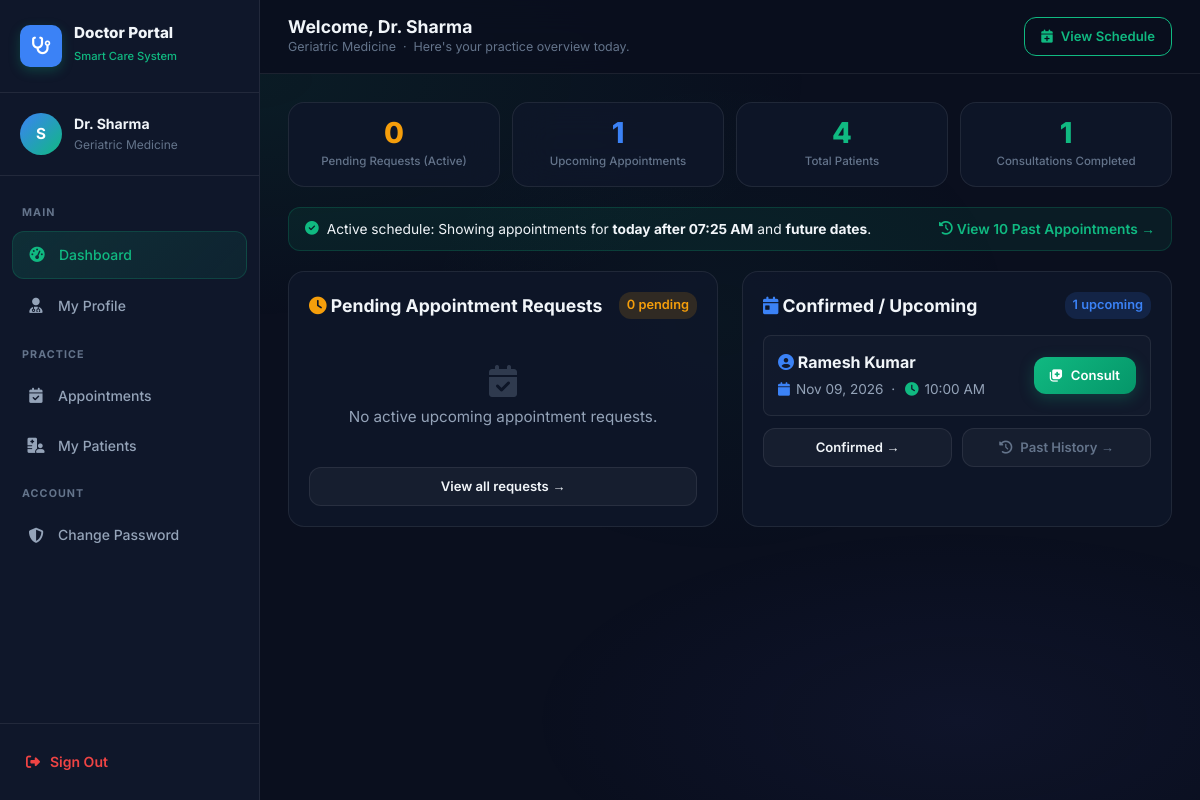
The app's page /doctor/dashboard/ (signed in) with its own data.
### users/models.py (models this page shows, shortened)
class DoctorProfile(models.Model):
    user = models.OneToOneField(User, on_delete=models.CASCADE, related_name='doctor_profile')
    specialization = models.CharField(max_length=120)
    qualification = models.CharField(max_length=150, blank=True)
    experience_years = models.PositiveIntegerField(default=0)
    contact_phone = models.CharField(max_length=20, blank=True)
    clinic_address = models.TextField(blank=True)
    consultation_fee = models.DecimalField(max_digits=8, decimal_places=2, default=0.00)
    bio = models.TextField(blank=True)
    is_approved = models.BooleanField(default=False)
    created_at = models.DateTimeField(auto_now_add=True)

class Appointment(models.Model):
    STATUS_CHOICES = [
        ('pending', 'Pending'),
        ('accepted', 'Accepted'),
        ('rejected', 'Rejected'),
        ('completed', 'Completed'),
        ('cancelled', 'Cancelled'),
    ]
    elderly = models.ForeignKey(User, on_delete=models.CASCADE, related_name='elderly_appointments')
    doctor = models.ForeignKey(User, on_delete=models.CASCADE, related_name='doctor_appointments')
    appointment_date = models.DateField()
    appointment_time = models.TimeField()
    reason = models.TextField(blank=True)
    status = models.CharField(max_length=20, choices=STATUS_CHOICES, default='pending')
    notes = models.TextField(blank=True)
    created_at = models.DateTimeField(auto_now_add=True)
    updated_at = models.DateTimeField(auto_now=True)
    class Meta:
        ordering = ['-appointment_date', '-appointment_time']

### users/views.py (the view)
    @login_required
    def wrapper(request, *args, **kwargs):
        if not hasattr(request.user, 'doctor_profile') and not (request.user.is_staff or request.user.is_superuser):
            messages.error(request, "Access restricted to doctor accounts.")
            return redirect('login_redirect')
        if hasattr(request.user, 'doctor_profile') and not request.user.doctor_profile.is_approved:
            request.user.doctor_profile.is_approved = True
            request.user.doctor_profile.save()
        return view_func(request, *args, **kwargs)

### users/templates/user/doctor-dashboard.html (shortened to what this page needs)
{% load static %}
<!DOCTYPE html>
<html lang="en">
<head>
  <link rel="stylesheet" href="{% static 'css/main.css' %}?v=2.1" />
  <link rel="stylesheet" href="{% static 'css/dashboard.css' %}?v=2.1" />
  <link rel="stylesheet" href="{% static 'css/modules.css' %}?v=2.1" />
  <link rel="stylesheet" href="https://cdnjs.cloudflare.com/ajax/libs/font-awesome/6.5.1/css/all.min.css" />
</head>
<body>
  <div class="bg-gradient-mesh"></div>
  <div class="app-layout">
    <aside class="sidebar" id="sidebar">
      <div class="sidebar-header">
        <div class="sidebar-brand">
          <div class="sidebar-logo" style="background:var(--info); color:white;"><i class="fas fa-stethoscope"></i></div>
          <div class="sidebar-brand-text"><h3>Doctor Portal</h3><span>Smart Care System</span></div>
        </div>
      </div>
      <div class="sidebar-user">
        <div class="avatar" id="sidebar_avatar" style="width:42px;height:42px;font-size:0.95rem;background:linear-gradient(135deg,var(--info),var(--primary));color:white;display:flex;align-items:center;justify-content:center;border-radius:50%;font-weight:700;">
          {{ request.user.first_name|first|default:request.user.username|first|upper }}
        </div>
        <div class="sidebar-user-info">
          <div class="user-name" id="sidebar_user_name">Dr. {{ request.user.get_full_name|default:request.user.username }}</div>
          <div class="user-email" id="sidebar_user_email" style="font-size:0.75rem;color:var(--text-muted);">{{ profile.specialization|default:request.user.email }}</div>
        </div>
      </div>
      <nav class="sidebar-nav">
        <span class="nav-section-label">Main</span>
        <a href="{% url 'doctor_dashboard' %}" class="nav-link active"><span class="nav-icon"><i class="fas fa-gauge-high"></i></span>Dashboard</a>
        <a href="{% url 'doctor_profile' %}" class="nav-link"><span class="nav-icon"><i class="fas fa-user-doctor"></i></span>My Profile</a>
        <span class="nav-section-label">Practice</span>
        <a href="{% url 'doctor_appointments' %}" class="nav-link"><span class="nav-icon"><i class="fas fa-calendar-check"></i></span>Appointments</a>
        <a href="{% url 'doctor_patients' %}" class="nav-link"><span class="nav-icon"><i class="fas fa-hospital-user"></i></span>My Patients</a>
        <span class="nav-section-label">Account</span>
        <a href="{% url 'change_password' %}" class="nav-link"><span class="nav-icon"><i class="fas fa-shield-alt"></i></span>Change Password</a>
      </nav>
      <div class="sidebar-footer">
        <a href="{% url 'logout' %}" class="sidebar-logout" style="display:flex;align-items:center;gap:10px;text-decoration:none;color:var(--danger);font-weight:600;"><span class="nav-icon"><i class="fas fa-right-from-bracket"></i></span>Sign Out</a>
      </div>
    </aside>
    <main class="main-content">
      <header class="topbar">
        <div class="topbar-left">
          <div class="topbar-title">
            <h2 id="welcome_msg">Welcome, Dr. {{ request.user.get_full_name|default:request.user.username }}</h2>
            <p>{{ profile.specialization }} &nbsp;·&nbsp; Here's your practice overview today.</p>
          </div>
        </div>
        <div class="topbar-right">
          <a href="{% url 'doctor_appointments' %}" class="btn btn-outline btn-sm"><i class="fas fa-calendar-plus"></i> View Schedule</a>
        </div>
      </header>
      <div class="page-content">
        <div class="module-stats">
          <div class="module-stat delay-1">
            <div class="ms-value" id="stat_requests" style="color:var(--warning)">{{ pending_count }}</div>
            <div class="ms-label">Pending Requests (Active)</div>
          </div>
          <div class="module-stat delay-2">
            <div class="ms-value" id="stat_upcoming" style="color:var(--info)">{{ upcoming_count }}</div>
            <div class="ms-label">Upcoming Appointments</div>
          </div>
          <div class="module-stat delay-3">
            <div class="ms-value" id="stat_patients" style="color:var(--primary)">{{ total_patients }}</div>
            <div class="ms-label">Total Patients</div>
          </div>
          <div class="module-stat delay-4">
            <div class="ms-value" id="stat_completed" style="color:var(--success)">{{ total_consultations }}</div>
            <div class="ms-label">Consultations Completed</div>
          </div>
        </div>
        <div style="margin-top:20px; padding:10px 16px; background:rgba(16,185,129,0.08); border:1px solid rgba(16,185,129,0.2); border-radius:var(--radius-md); display:flex; justify-content:space-between; align-items:center; flex-wrap:wrap; gap:10px; font-size:0.86rem;">
          <div style="display:flex; align-items:center; gap:8px; color:var(--text-primary);">
            <i class="fas fa-circle-check" style="color:var(--primary);"></i>
            <span>Active schedule: Showing appointments for <strong>today after {{ current_time_str }}</strong> and <strong>future dates</strong>.</span>
          </div>
          {% if past_count > 0 %}
            <a href="{% url 'doctor_appointments' %}?status=past" style="color:var(--primary); font-weight:600; text-decoration:none; display:flex; align-items:center; gap:4px;">
              <i class="fas fa-history"></i> View {{ past_count }} Past Appointment{{ past_count|pluralize }} &rarr;
            </a>
          {% endif %}
        </div>
        <div style="display:flex; gap:24px; margin-top:20px; flex-wrap:wrap;">
          <div style="flex:1; min-width:320px; background:var(--bg-card); border:1px solid var(--bg-glass-border); border-radius:var(--radius-lg); padding:20px;">
            <div style="display:flex; justify-content:space-between; align-items:center; margin-bottom:16px;">
              <h3 style="font-size:1.1rem; margin:0;"><i class="fas fa-clock" style="color:var(--warning)"></i> Pending Appointment Requests</h3>
              <span class="badge badge-warning" style="padding:3px 8px; border-radius:12px; font-size:0.8rem;">{{ pending_count }} pending</span>
            </div>
            <div id="pending_requests_list">
              {% if recent_requests %}
                {% for appt in recent_requests %}
                  <div style="padding:14px; border:1px solid var(--bg-glass-border); border-radius:8px; margin-bottom:12px; background:rgba(255,255,255,0.02); display:flex; align-items:center; justify-content:space-between; flex-wrap:wrap; gap:10px;">
                    <div>
                      <div style="font-weight:700; font-size:1rem; color:var(--text-main);">
                        <i class="fas fa-user-circle" style="color:var(--primary);"></i>
                        {{ appt.elderly.get_full_name|default:appt.elderly.username }}
                        {% if appt.elderly.elderly_profile.age %}
                          <span style="font-size:0.8rem; font-weight:normal; color:var(--text-muted);">({{ appt.elderly.elderly_profile.age }} yrs, {{ appt.elderly.elderly_profile.gender }})</span>
                        {% endif %}
                      </div>
                      <div style="font-size:0.85rem; color:var(--text-secondary); margin-top:4px; display:flex; align-items:center; gap:6px;">
                        <i class="fas fa-calendar" style="color:var(--primary);"></i> {{ appt.appointment_date|date:"M d, Y" }}
                        {% if appt.appointment_date == today %}
                          <span class="badge badge-success" style="font-size:0.7rem; padding:1px 6px; font-weight:700;">
                            <i class="fas fa-bolt"></i> Today
                          </span>
                        {% endif %}
                        &nbsp;·&nbsp; <i class="fas fa-clock" style="color:var(--info);"></i> {{ appt.appointment_time|time:"h:i A" }}
                      </div>
                      {% if appt.reason %}
                        <div style="font-size:0.8rem; color:var(--text-muted); margin-top:4px;">
                          <strong>Reason:</strong> {{ appt.reason|truncatewords:8 }}
                        </div>
                      {% endif %}
                    </div>
                    <div style="display:flex; gap:8px;">
                      <form method="POST" action="{% url 'doctor_appointment_action' appt.id 'accept' %}" style="display:inline;">
                        {% csrf_token %}
                        <button type="submit" class="btn btn-primary btn-sm" title="Accept Appointment"><i class="fas fa-check"></i> Accept</button>
                      </form>
                      <form method="POST" action="{% url 'doctor_appointment_action' appt.id 'reject' %}" style="display:inline;">
                        {% csrf_token %}
                        <button type="submit" class="btn btn-outline btn-sm" style="color:var(--danger); border-color:var(--danger);" title="Decline Appointment"><i class="fas fa-times"></i></button>
                      </form>
                    </div>
                  </div>
                {% endfor %}
              {% else %}
                <div style="text-align:center; padding:30px 10px; color:var(--text-muted);">
                  <i class="fas fa-calendar-check" style="font-size:2rem; opacity:0.4; margin-bottom:8px; display:block;"></i>
                  <p style="margin:0; font-size:0.95rem;">No active upcoming appointment requests.</p>
                </div>
              {% endif %}
            </div>
            <a href="{% url 'doctor_appointments' %}?status=pending" class="btn btn-ghost btn-sm mt-2" style="width:100%; justify-content:center;">View all requests &rarr;</a>
          </div>
          <div style="flex:1; min-width:320px; background:var(--bg-card); border:1px solid var(--bg-glass-border); border-radius:var(--radius-lg); padding:20px;">
            <div style="display:flex; justify-content:space-between; align-items:center; margin-bottom:16px;">
              <h3 style="font-size:1.1rem; margin:0;"><i class="fas fa-calendar-day" style="color:var(--info)"></i> Confirmed / Upcoming</h3>
              <span class="badge badge-info" style="padding:3px 8px; border-radius:12px; font-size:0.8rem;">{{ upcoming_count }} upcoming</span>
            </div>
            <div id="today_appointments_list">
              {% if upcoming_appointments %}
                {% for appt in upcoming_appointments %}
                  <div style="padding:14px; border:1px solid var(--bg-glass-border); border-radius:8px; margin-bottom:12px; background:rgba(255,255,255,0.02); display:flex; align-items:center; justify-content:space-between; flex-wrap:wrap; gap:10px;">
                    <div>
                      <div style="font-weight:700; font-size:1rem; color:var(--text-main);">
                        <i class="fas fa-user-circle" style="color:var(--info);"></i>
                        {{ appt.elderly.get_full_name|default:appt.elderly.username }}
                      </div>
                      <div style="font-size:0.85rem; color:var(--text-secondary); margin-top:4px; display:flex; align-items:center; gap:6px;">
                        <i class="fas fa-calendar" style="color:var(--info);"></i> {{ appt.appointment_date|date:"M d, Y" }}
                        &nbsp;·&nbsp; <i class="fas fa-clock" style="color:var(--primary);"></i> {{ appt.appointment_time|time:"h:i A" }}
                      </div>
                    </div>
                    <div>
                      <a href="{% url 'doctor_consultation' appt.id %}" class="btn btn-primary btn-sm"><i class="fas fa-notes-medical"></i> Consult</a>
                    </div>
                  </div>
                {% endfor %}
              {% else %}
                <div style="text-align:center; padding:30px 10px; color:var(--text-muted);">
                  <i class="fas fa-notes-medical" style="font-size:2rem; opacity:0.4; margin-bottom:8px; display:block;"></i>
                  <p style="margin:0; font-size:0.95rem;">No upcoming appointments scheduled.</p>
                </div>
              {% endif %}
            </div>
            <div style="display:flex; gap:10px; margin-top:10px;">
              <a href="{% url 'doctor_appointments' %}?status=accepted" class="btn btn-ghost btn-sm" style="flex:1; justify-content:center;">Confirmed &rarr;</a>
              {% if past_count > 0 %}
                <a href="{% url 'doctor_appointments' %}?status=past" class="btn btn-ghost btn-sm" style="flex:1; justify-content:center; color:var(--text-muted);"><i class="fas fa-history"></i> Past History &rarr;</a>
              {% endif %}
            </div>
          </div>
        </div>
      </div>
    </main>
  </div>
</body>
</html>

### records on screen
DoctorProfile: specialization "Geriatric Medicine"
Appointment: elderly.get_full_name "Ramesh Kumar", appointment_date "Nov 09, 2026", appointment_time "10:00 AM"

### other values on screen
{{ request.user.get_full_name|default:request.user.username }} "Sharma"
{{ pending_count }} "0"
{{ upcoming_count }} "1"
{{ total_patients }} "4"
{{ total_consultations }} "1"
{{ current_time_str }} "07:25 AM"
{{ past_count }} "10"
